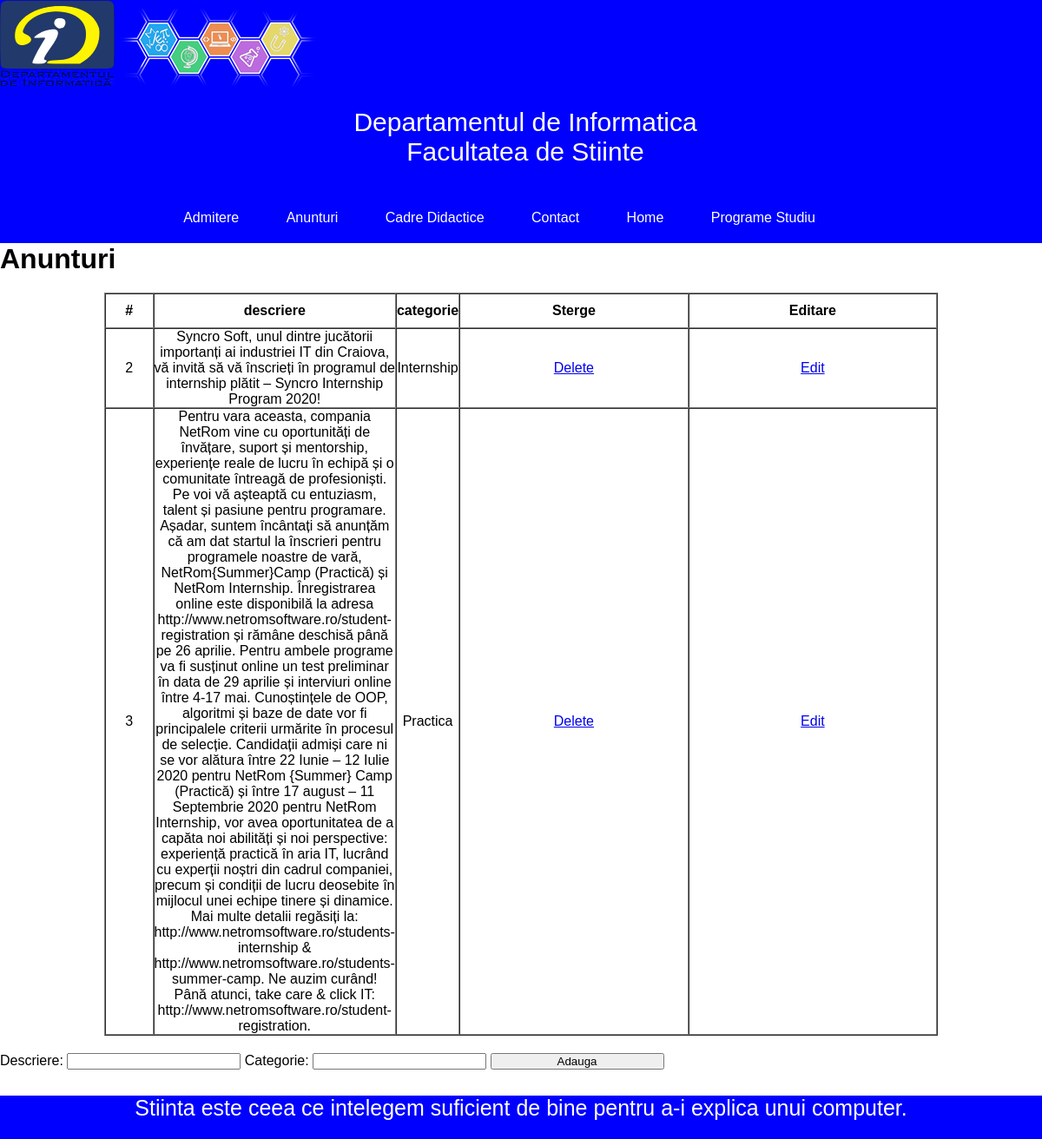
Page /informatica/Anunturi.php on the committed database.
### tables this page shows
CREATE TABLE `anunturi` (
  `id` int(10) NOT NULL,
  `descriere` text NOT NULL,
  `categorie` char(30) NOT NULL
);

### informatica/Anunturi.php (the view, shortened to what this page needs)
<html>
<head>
    <link rel="stylesheet" type="text/css" href="anunturi.css">
</head>
<body>
    <header>
        <img src="logo.png" alt="logo">
        <img src="sigla.png" alt="sigla">
        <p>Departamentul de Informatica <br>Facultatea de Stiinte</p>
        <ul class="nav">
            <li> <a href="Admitere.php">Admitere</a></li>
            <li> <a href="Anunturi.php">Anunturi</a></li>
            <li> <a href="CadreDidactice.php">Cadre Didactice</a></li>
            <li> <a href="Contact.php">Contact</a></li>
            <li> <a href="Home.php">Home</a></li>
            <li> <a href="ProgrameStudiu.php">Programe Studiu</a></li>
        </ul>
    </header>
    <?php
    require_once "connect.php";
    ?>
    <h1>Anunturi</h1>
    <?php
    $query = "SELECT * FROM anunturi";
    $result = mysqli_query($conexiune, $query);
    if (mysqli_num_rows($result)) {
        print("<table border='1' cellspacing='0'>\n");
        print("<tr><th>#</th><th width='200'>descriere</th><th width='20'>categorie</th><th>Sterge</th><th>Editare</th></tr>\n");
        while ($row = mysqli_fetch_array($result)) {
            print("<tr>\n");
            print("<td>" . $row['id'] . "</td>\n");
            print("<td>" . $row['descriere'] . "</td>\n");
            print("<td>" . $row['categorie'] . "</td>\n");
            print("<td><a href='Anunturi.php?comanda=delete&id=" . $row['id'] . "'>Delete</a></td>\n");
            print("<td><a href='Anunturi.php?comanda=edit&id=" . $row['id'] . "'>Edit</a></td>\n");
            print("</tr>\n");
        }
        print("</table>");
    } else {
        print "Nu exista anunturi !";
    }
    ?>
    <form action="Anunturi.php" method="POST">
        Descriere: <input type="text" name="descriere" required />
        Categorie: <input type="text" name="categorie" required />
        <input type="submit" value="Adauga" />
    </form>
    <footer>
        Stiinta este ceea ce intelegem suficient de bine pentru a-i explica unui computer.
    </footer>
</body>
</html>

### informatica/anunturi.css (style rules this page uses)
* { margin:0; padding: 0; font-family: 'Arial'; }
.nav { color:white; list-style: none; text-align: center; padding: 20px ; }
.nav li { display: inline-block; padding-right: 50px; }
.nav li a { text-decoration: none; color: white; }
header { background-color: blue; }
header p { font-size: 30px; color:white; text-align: center; margin-bottom: 10px; }
p { padding:20px; margin-left: 10px; }
footer { background-color: blue; text-align: center; font-size: 25px; color:white; width: 100%; height: 50px; margin-top: 30px; }
input { width: 200px; }
th,td { margin-bottom: 20px; margin-left:auto; margin-right:auto; text-align: center; height: 40px; }
table { margin-bottom: 20px; margin-left:auto; margin-right:auto; text-align: center; height: 40px; width:80%; margin-top:20px; }

### rows in the picture
anunturi: id "2", descriere "Syncro Soft, unul dintre jucătorii importanți ai industriei IT din Craiova, vă invită să vă înscrieți în programul de internship plătit – Syncro Internship Program 2020!", categorie "Internship"
anunturi: id "3", descriere "Pentru vara aceasta, compania NetRom vine cu oportunități de învățare, suport și mentorship, experiențe reale de lucru în echipă și o comunitate întreagă de profesioniști. Pe voi vă așteaptă cu entuziasm, talent și pasiune pentru programare. Așadar, suntem încântați să anunțăm că am dat startul la înscrieri pentru programele noastre de vară, NetRom{Summer}Camp (Practică) și NetRom Internship. Înregistrarea online este disponibilă la adresa http://www.netromsoftware.ro/student-registration și rămâne deschisă până pe 26 aprilie. Pentru ambele programe va fi susținut online un test preliminar în data de 29 aprilie și interviuri online între 4-17 mai. Cunoștințele de OOP, algoritmi și baze de…", categorie "Practica"
